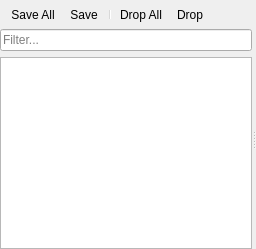
<?xml version="1.0" encoding="UTF-8"?>
<ui version="4.0">
 <class>SettingsDialog</class>
 <widget class="QWidget" name="SettingsDialog">
  <layout class="QVBoxLayout" name="main_layout">
   <property name="spacing">
    <number>0</number>
   </property>
   <property name="leftMargin">
    <number>0</number>
   </property>
   <property name="topMargin">
    <number>0</number>
   </property>
   <property name="rightMargin">
    <number>0</number>
   </property>
   <property name="bottomMargin">
    <number>0</number>
   </property>
   <item>
    <widget class="QToolBar" name="toolbar">
     <addaction name="save_all_action"/>
     <addaction name="save_current_page_action"/>
     <addaction name="separator"/>
     <addaction name="drop_all_action"/>
     <addaction name="drop_current_page_action"/>
    </widget>
   </item>
   <item>
    <widget class="QSplitter" name="splitter">
     <property name="orientation">
      <enum>Qt::Orientation::Horizontal</enum>
     </property>
     <widget class="QWidget" name="tree_panel">
      <layout class="QVBoxLayout" name="tree_panel_layout">
       <item>
        <widget class="QLineEdit" name="filter_edit">
         <property name="placeholderText">
          <string>Filter...</string>
         </property>
         <property name="clearButtonEnabled">
          <bool>true</bool>
         </property>
        </widget>
       </item>
       <item>
        <widget class="QTreeView" name="category_tree">
         <property name="headerHidden">
          <bool>true</bool>
         </property>
        </widget>
       </item>
      </layout>
     </widget>
     <widget class="QStackedWidget" name="page_stack"/>
    </widget>
   </item>
  </layout>
  <action name="save_all_action">
   <property name="text">
    <string>Save All</string>
   </property>
   <property name="toolTip">
    <string>Save changes on every page</string>
   </property>
  </action>
  <action name="save_current_page_action">
   <property name="text">
    <string>Save</string>
   </property>
   <property name="toolTip">
    <string>Save the current page's changes</string>
   </property>
  </action>
  <action name="drop_all_action">
   <property name="text">
    <string>Drop All</string>
   </property>
   <property name="toolTip">
    <string>Discard changes on every page</string>
   </property>
  </action>
  <action name="drop_current_page_action">
   <property name="text">
    <string>Drop</string>
   </property>
   <property name="toolTip">
    <string>Discard the current page's changes</string>
   </property>
  </action>
 </widget>
 <resources/>
 <connections/>
</ui>
